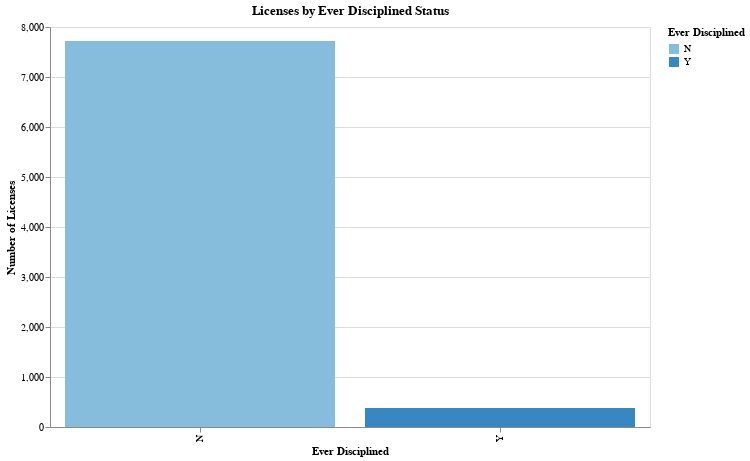

The notebook cell saved with this chart:
### Code cell
licenses_discipline = cleaned_data.groupby('Ever Disciplined').size().reset_index(name='License Count')

bar_chart = alt.Chart(licenses_discipline).mark_bar().encode(
    x=alt.X('Ever Disciplined:N', title='Ever Disciplined'),
    y=alt.Y('License Count:Q', title='Number of Licenses'),
    color=alt.Color('Ever Disciplined:N', title='Ever Disciplined', scale=alt.Scale(scheme='blues')),
    tooltip=['Ever Disciplined', 'License Count']
).properties(
    title="Licenses by Ever Disciplined Status",
    width=600,
    height=400
)

bar_chart

### Figure 1 — Vega-Lite specification as saved in the notebook (floating-point values rounded to 4 significant figures)
{"config": {"view": {"continuousWidth": 300, "continuousHeight": 300}}, "data": {"name": "data-1cbcbe37d8b8abcf374ac5f7f365f721"}, "mark": {"type": "bar"}, "encoding": {"color": {"field": "Ever Disciplined", "scale": {"scheme": "blues"}, "title": "Ever Disciplined", "type": "nominal"}, "tooltip": [{"field": "Ever Disciplined", "type": "nominal"}, {"field": "License Count", "type": "quantitative"}], "x": {"field": "Ever Disciplined", "title": "Ever Disciplined", "type": "nominal"}, "y": {"field": "License Count", "title": "Number of Licenses", "type": "quantitative"}}, "height": 400, "title": "Licenses by Ever Disciplined Status", "width": 600, "$schema": "https://vega.github.io/schema/vega-lite/v5.20.1.json", "datasets": {"data-1cbcbe37d8b8abcf374ac5f7f365f721": [{"Ever Disciplined": "N", "License Count": 7718}, {"Ever Disciplined": "Y", "License Count": 378}]}}
